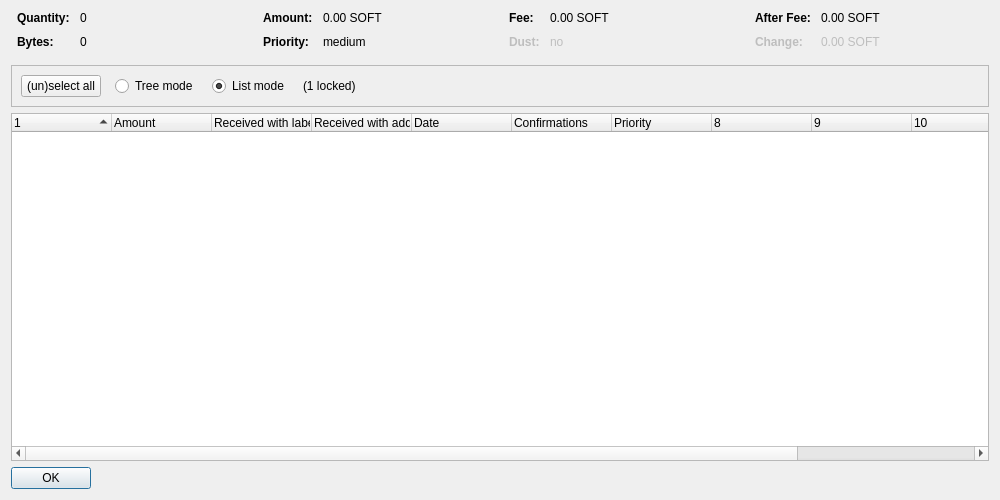
<?xml version="1.0" encoding="UTF-8"?>
<ui version="4.0">
 <class>CoinControlDialog</class>
 <widget class="QDialog" name="CoinControlDialog">
  <property name="geometry">
   <rect>
    <x>0</x>
    <y>0</y>
    <width>1000</width>
    <height>500</height>
   </rect>
  </property>
  <property name="windowTitle">
   <string>Coin Selection</string>
  </property>
  <property name="styleSheet">
   <string notr="true"/>
  </property>
  <layout class="QVBoxLayout" name="verticalLayout">
   <item>
    <layout class="QHBoxLayout" name="horizontalLayoutTop" stretch="0,0,0,0">
     <property name="topMargin">
      <number>0</number>
     </property>
     <property name="bottomMargin">
      <number>10</number>
     </property>
     <item>
      <layout class="QFormLayout" name="formLayoutCoinControl1">
       <property name="horizontalSpacing">
        <number>10</number>
       </property>
       <property name="verticalSpacing">
        <number>10</number>
       </property>
       <property name="leftMargin">
        <number>6</number>
       </property>
       <property name="rightMargin">
        <number>6</number>
       </property>
       <item row="0" column="0">
        <widget class="QLabel" name="labelCoinControlQuantityText">
         <property name="font">
          <font>
           <weight>75</weight>
           <bold>true</bold>
          </font>
         </property>
         <property name="text">
          <string>Quantity:</string>
         </property>
        </widget>
       </item>
       <item row="0" column="1">
        <widget class="QLabel" name="labelCoinControlQuantity">
         <property name="cursor">
          <cursorShape>IBeamCursor</cursorShape>
         </property>
         <property name="contextMenuPolicy">
          <enum>Qt::ActionsContextMenu</enum>
         </property>
         <property name="text">
          <string notr="true">0</string>
         </property>
         <property name="textInteractionFlags">
          <set>Qt::LinksAccessibleByMouse|Qt::TextSelectableByKeyboard|Qt::TextSelectableByMouse</set>
         </property>
        </widget>
       </item>
       <item row="1" column="0">
        <widget class="QLabel" name="labelCoinControlBytesText">
         <property name="font">
          <font>
           <weight>75</weight>
           <bold>true</bold>
          </font>
         </property>
         <property name="text">
          <string>Bytes:</string>
         </property>
        </widget>
       </item>
       <item row="1" column="1">
        <widget class="QLabel" name="labelCoinControlBytes">
         <property name="cursor">
          <cursorShape>IBeamCursor</cursorShape>
         </property>
         <property name="contextMenuPolicy">
          <enum>Qt::ActionsContextMenu</enum>
         </property>
         <property name="text">
          <string notr="true">0</string>
         </property>
         <property name="textInteractionFlags">
          <set>Qt::LinksAccessibleByMouse|Qt::TextSelectableByKeyboard|Qt::TextSelectableByMouse</set>
         </property>
        </widget>
       </item>
      </layout>
     </item>
     <item>
      <layout class="QFormLayout" name="formLayoutCoinControl2">
       <property name="horizontalSpacing">
        <number>10</number>
       </property>
       <property name="verticalSpacing">
        <number>10</number>
       </property>
       <property name="leftMargin">
        <number>6</number>
       </property>
       <property name="rightMargin">
        <number>6</number>
       </property>
       <item row="0" column="0">
        <widget class="QLabel" name="labelCoinControlAmountText">
         <property name="font">
          <font>
           <weight>75</weight>
           <bold>true</bold>
          </font>
         </property>
         <property name="text">
          <string>Amount:</string>
         </property>
        </widget>
       </item>
       <item row="0" column="1">
        <widget class="QLabel" name="labelCoinControlAmount">
         <property name="cursor">
          <cursorShape>IBeamCursor</cursorShape>
         </property>
         <property name="contextMenuPolicy">
          <enum>Qt::ActionsContextMenu</enum>
         </property>
         <property name="text">
          <string notr="true">0.00 SOFT</string>
         </property>
         <property name="textInteractionFlags">
          <set>Qt::LinksAccessibleByMouse|Qt::TextSelectableByKeyboard|Qt::TextSelectableByMouse</set>
         </property>
        </widget>
       </item>
       <item row="1" column="0">
        <widget class="QLabel" name="labelCoinControlPriorityText">
         <property name="font">
          <font>
           <weight>75</weight>
           <bold>true</bold>
          </font>
         </property>
         <property name="text">
          <string>Priority:</string>
         </property>
        </widget>
       </item>
       <item row="1" column="1">
        <widget class="QLabel" name="labelCoinControlPriority">
         <property name="cursor">
          <cursorShape>IBeamCursor</cursorShape>
         </property>
         <property name="contextMenuPolicy">
          <enum>Qt::ActionsContextMenu</enum>
         </property>
         <property name="text">
          <string notr="true">medium</string>
         </property>
         <property name="textInteractionFlags">
          <set>Qt::LinksAccessibleByMouse|Qt::TextSelectableByKeyboard|Qt::TextSelectableByMouse</set>
         </property>
        </widget>
       </item>
      </layout>
     </item>
     <item>
      <layout class="QFormLayout" name="formLayoutCoinControl3">
       <property name="horizontalSpacing">
        <number>10</number>
       </property>
       <property name="verticalSpacing">
        <number>10</number>
       </property>
       <property name="leftMargin">
        <number>6</number>
       </property>
       <property name="rightMargin">
        <number>6</number>
       </property>
       <item row="0" column="0">
        <widget class="QLabel" name="labelCoinControlFeeText">
         <property name="font">
          <font>
           <weight>75</weight>
           <bold>true</bold>
          </font>
         </property>
         <property name="text">
          <string>Fee:</string>
         </property>
        </widget>
       </item>
       <item row="0" column="1">
        <widget class="QLabel" name="labelCoinControlFee">
         <property name="cursor">
          <cursorShape>IBeamCursor</cursorShape>
         </property>
         <property name="contextMenuPolicy">
          <enum>Qt::ActionsContextMenu</enum>
         </property>
         <property name="text">
          <string notr="true">0.00 SOFT</string>
         </property>
         <property name="textInteractionFlags">
          <set>Qt::LinksAccessibleByMouse|Qt::TextSelectableByKeyboard|Qt::TextSelectableByMouse</set>
         </property>
        </widget>
       </item>
       <item row="1" column="0">
        <widget class="QLabel" name="labelCoinControlLowOutputText">
         <property name="enabled">
          <bool>false</bool>
         </property>
         <property name="font">
          <font>
           <weight>75</weight>
           <bold>true</bold>
          </font>
         </property>
         <property name="text">
          <string>Dust:</string>
         </property>
        </widget>
       </item>
       <item row="1" column="1">
        <widget class="QLabel" name="labelCoinControlLowOutput">
         <property name="enabled">
          <bool>false</bool>
         </property>
         <property name="cursor">
          <cursorShape>IBeamCursor</cursorShape>
         </property>
         <property name="contextMenuPolicy">
          <enum>Qt::ActionsContextMenu</enum>
         </property>
         <property name="text">
          <string notr="true">no</string>
         </property>
         <property name="textInteractionFlags">
          <set>Qt::LinksAccessibleByMouse|Qt::TextSelectableByKeyboard|Qt::TextSelectableByMouse</set>
         </property>
        </widget>
       </item>
      </layout>
     </item>
     <item>
      <layout class="QFormLayout" name="formLayoutCoinControl4">
       <property name="horizontalSpacing">
        <number>10</number>
       </property>
       <property name="verticalSpacing">
        <number>10</number>
       </property>
       <property name="leftMargin">
        <number>6</number>
       </property>
       <property name="rightMargin">
        <number>6</number>
       </property>
       <item row="0" column="0">
        <widget class="QLabel" name="labelCoinControlAfterFeeText">
         <property name="font">
          <font>
           <weight>75</weight>
           <bold>true</bold>
          </font>
         </property>
         <property name="text">
          <string>After Fee:</string>
         </property>
        </widget>
       </item>
       <item row="0" column="1">
        <widget class="QLabel" name="labelCoinControlAfterFee">
         <property name="cursor">
          <cursorShape>IBeamCursor</cursorShape>
         </property>
         <property name="contextMenuPolicy">
          <enum>Qt::ActionsContextMenu</enum>
         </property>
         <property name="text">
          <string notr="true">0.00 SOFT</string>
         </property>
         <property name="textInteractionFlags">
          <set>Qt::LinksAccessibleByMouse|Qt::TextSelectableByKeyboard|Qt::TextSelectableByMouse</set>
         </property>
        </widget>
       </item>
       <item row="1" column="0">
        <widget class="QLabel" name="labelCoinControlChangeText">
         <property name="enabled">
          <bool>false</bool>
         </property>
         <property name="font">
          <font>
           <weight>75</weight>
           <bold>true</bold>
          </font>
         </property>
         <property name="text">
          <string>Change:</string>
         </property>
        </widget>
       </item>
       <item row="1" column="1">
        <widget class="QLabel" name="labelCoinControlChange">
         <property name="enabled">
          <bool>false</bool>
         </property>
         <property name="cursor">
          <cursorShape>IBeamCursor</cursorShape>
         </property>
         <property name="contextMenuPolicy">
          <enum>Qt::ActionsContextMenu</enum>
         </property>
         <property name="text">
          <string notr="true">0.00 SOFT</string>
         </property>
         <property name="textInteractionFlags">
          <set>Qt::LinksAccessibleByMouse|Qt::TextSelectableByKeyboard|Qt::TextSelectableByMouse</set>
         </property>
        </widget>
       </item>
      </layout>
     </item>
    </layout>
   </item>
   <item>
    <widget class="QFrame" name="frame">
     <property name="minimumSize">
      <size>
       <width>0</width>
       <height>40</height>
      </size>
     </property>
     <property name="frameShape">
      <enum>QFrame::StyledPanel</enum>
     </property>
     <property name="frameShadow">
      <enum>QFrame::Sunken</enum>
     </property>
     <layout class="QHBoxLayout" name="horizontalLayout">
      <item>
       <layout class="QHBoxLayout" name="horizontalLayoutPanel" stretch="0,0,0,0,0">
        <property name="spacing">
         <number>14</number>
        </property>
        <item>
         <widget class="QPushButton" name="pushButtonSelectAll">
          <property name="sizePolicy">
           <sizepolicy hsizetype="Maximum" vsizetype="Fixed">
            <horstretch>0</horstretch>
            <verstretch>0</verstretch>
           </sizepolicy>
          </property>
          <property name="styleSheet">
           <string notr="true"/>
          </property>
          <property name="text">
           <string>(un)select all</string>
          </property>
          <property name="autoDefault">
           <bool>false</bool>
          </property>
         </widget>
        </item>
        <item>
         <widget class="QRadioButton" name="radioTreeMode">
          <property name="sizePolicy">
           <sizepolicy hsizetype="Maximum" vsizetype="Fixed">
            <horstretch>0</horstretch>
            <verstretch>0</verstretch>
           </sizepolicy>
          </property>
          <property name="text">
           <string>Tree mode</string>
          </property>
         </widget>
        </item>
        <item>
         <widget class="QRadioButton" name="radioListMode">
          <property name="sizePolicy">
           <sizepolicy hsizetype="Maximum" vsizetype="Fixed">
            <horstretch>0</horstretch>
            <verstretch>0</verstretch>
           </sizepolicy>
          </property>
          <property name="text">
           <string>List mode</string>
          </property>
          <property name="checked">
           <bool>true</bool>
          </property>
         </widget>
        </item>
        <item>
         <widget class="QLabel" name="labelLocked">
          <property name="text">
           <string notr="true">(1 locked)</string>
          </property>
         </widget>
        </item>
        <item>
         <spacer name="horizontalSpacer">
          <property name="orientation">
           <enum>Qt::Horizontal</enum>
          </property>
          <property name="sizeHint" stdset="0">
           <size>
            <width>40</width>
            <height>20</height>
           </size>
          </property>
         </spacer>
        </item>
       </layout>
      </item>
     </layout>
    </widget>
   </item>
   <item>
    <widget class="CoinControlTreeWidget" name="treeWidget">
     <property name="contextMenuPolicy">
      <enum>Qt::CustomContextMenu</enum>
     </property>
     <property name="styleSheet">
      <string notr="true"/>
     </property>
     <property name="sortingEnabled">
      <bool>false</bool>
     </property>
     <property name="columnCount">
      <number>12</number>
     </property>
     <attribute name="headerShowSortIndicator" stdset="0">
      <bool>true</bool>
     </attribute>
     <attribute name="headerStretchLastSection">
      <bool>false</bool>
     </attribute>
     <column>
      <property name="text">
       <string/>
      </property>
     </column>
     <column>
      <property name="text">
       <string>Amount</string>
      </property>
     </column>
     <column>
      <property name="text">
       <string>Received with label</string>
      </property>
     </column>
     <column>
      <property name="text">
       <string>Received with address</string>
      </property>
     </column>
     <column>
      <property name="text">
       <string>Date</string>
      </property>
     </column>
     <column>
      <property name="text">
       <string>Confirmations</string>
      </property>
      <property name="toolTip">
       <string>Confirmed</string>
      </property>
     </column>
     <column>
      <property name="text">
       <string>Priority</string>
      </property>
     </column>
     <column>
      <property name="text">
       <string/>
      </property>
     </column>
     <column>
      <property name="text">
       <string/>
      </property>
     </column>
     <column>
      <property name="text">
       <string/>
      </property>
     </column>
     <column>
      <property name="text">
       <string/>
      </property>
     </column>
     <column>
      <property name="text">
       <string/>
      </property>
     </column>
    </widget>
   </item>
   <item>
    <widget class="QDialogButtonBox" name="buttonBox">
     <property name="sizePolicy">
      <sizepolicy hsizetype="Maximum" vsizetype="Fixed">
       <horstretch>0</horstretch>
       <verstretch>0</verstretch>
      </sizepolicy>
     </property>
     <property name="styleSheet">
      <string notr="true"/>
     </property>
     <property name="orientation">
      <enum>Qt::Horizontal</enum>
     </property>
     <property name="standardButtons">
      <set>QDialogButtonBox::Ok</set>
     </property>
    </widget>
   </item>
  </layout>
 </widget>
 <customwidgets>
  <customwidget>
   <class>CoinControlTreeWidget</class>
   <extends>QTreeWidget</extends>
   <header>coincontroltreewidget.h</header>
  </customwidget>
 </customwidgets>
 <resources/>
 <connections/>
</ui>
